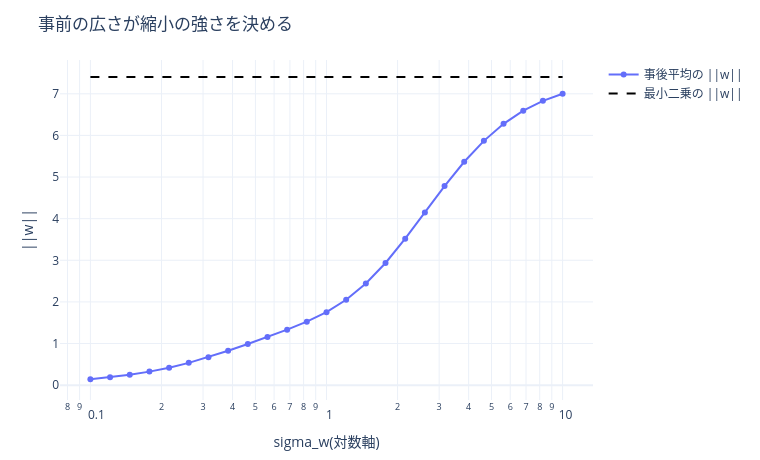

This figure's notebook cell:
### Markdown cell above
### 12-2

> $\sigma_w$ を 0.1 から 10 まで変え、事後平均が最小二乗とリッジの間をどう動くか追え。

### Code cell
phi = capstone_features(x, degree=5)
w_ols = np.linalg.lstsq(phi, y, rcond=None)[0]
sigma = 1.0

sws = np.logspace(-1, 1, 25)
norms = []
for sw in sws:
    lam = sigma**2 / sw**2
    w = np.linalg.solve(phi.T @ phi + lam * np.eye(phi.shape[1]), phi.T @ y)
    norms.append(float(np.linalg.norm(w)))

print(f"{'sigma_w':>9} {'lambda':>10} {'||w||':>9}")
for sw in [0.1, 0.3, 1.0, 3.0, 10.0]:
    lam = sigma**2 / sw**2
    w = np.linalg.solve(phi.T @ phi + lam * np.eye(phi.shape[1]), phi.T @ y)
    print(f"{sw:9.1f} {lam:10.4f} {np.linalg.norm(w):9.4f}")
print(f"\n最小二乗の ||w|| = {np.linalg.norm(w_ols):.4f}")
print("sigma_w -> ∞(事前が無情報)で最小二乗に、sigma_w -> 0 で 0 ベクトルに近づく")

import plotly.graph_objects as go
fig = go.Figure([
    go.Scatter(x=sws, y=norms, mode="lines+markers", name="事後平均の ||w||"),
    go.Scatter(x=sws, y=[np.linalg.norm(w_ols)] * len(sws), mode="lines",
               line={"dash": "dash", "color": "black"}, name="最小二乗の ||w||"),
])
fig.update_xaxes(type="log")
plotting.apply_defaults(fig, title="事前の広さが縮小の強さを決める",
                        xaxis_title="sigma_w(対数軸)", yaxis_title="||w||")

### Figure 1 — Plotly figure (JSON) as saved in the notebook; plotly's stock layout.template omitted (floating-point values rounded to 4 significant figures)
{"data": [{"mode": "lines+markers", "name": "事後平均の ||w||", "type": "scatter", "x": [0.1, 0.1212, 0.1468, 0.1778, 0.2154, 0.261, 0.3162, 0.3831, 0.4642, 0.5623, 0.6813, 0.8254, 1.0, 1.212, 1.468, 1.778, 2.154, 2.61, 3.162, 3.831, 4.642, 5.623, 6.813, 8.254, 10.0], "y": [0.1422, 0.1895, 0.2496, 0.3256, 0.4204, 0.5362, 0.6726, 0.8258, 0.9896, 1.159, 1.333, 1.525, 1.754, 2.051, 2.442, 2.936, 3.518, 4.151, 4.783, 5.367, 5.87, 6.278, 6.594, 6.831, 7.003]}, {"line": {"color": "black", "dash": "dash"}, "mode": "lines", "name": "最小二乗の ||w||", "type": "scatter", "x": [0.1, 0.1212, 0.1468, 0.1778, 0.2154, 0.261, 0.3162, 0.3831, 0.4642, 0.5623, 0.6813, 0.8254, 1.0, 1.212, 1.468, 1.778, 2.154, 2.61, 3.162, 3.831, 4.642, 5.623, 6.813, 8.254, 10.0], "y": [7.404, 7.404, 7.404, 7.404, 7.404, 7.404, 7.404, 7.404, 7.404, 7.404, 7.404, 7.404, 7.404, 7.404, 7.404, 7.404, 7.404, 7.404, 7.404, 7.404, 7.404, 7.404, 7.404, 7.404, 7.404]}], "layout": {"height": 460, "margin": {"b": 50, "l": 60, "r": 30, "t": 60}, "title": {"text": "事前の広さが縮小の強さを決める"}, "width": 760, "xaxis": {"title": {"text": "sigma_w(対数軸)"}, "type": "log"}, "yaxis": {"title": {"text": "||w||"}}}}
